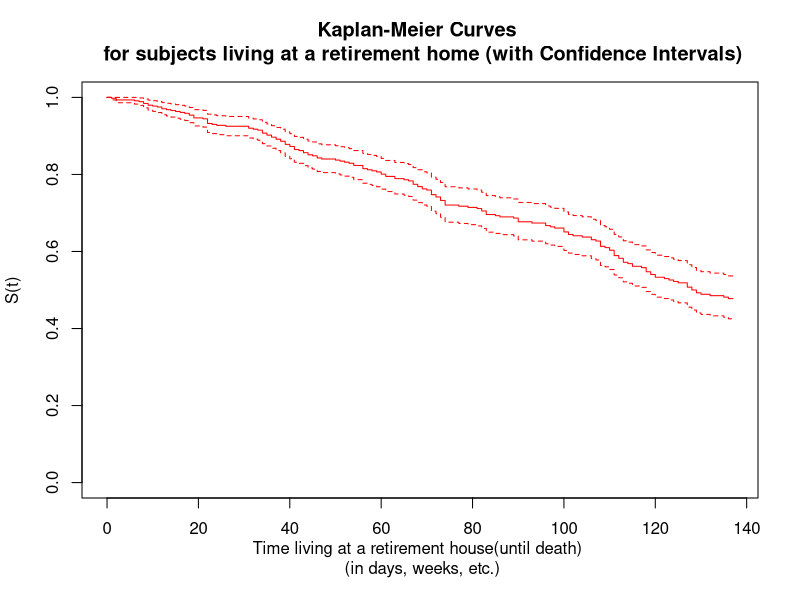
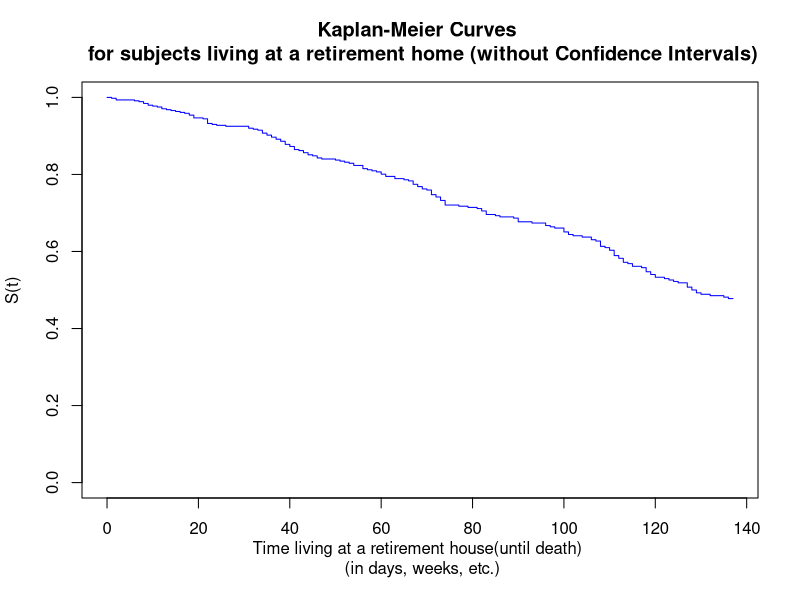

The R source for these figures, in order:
## ---- chunk 1
knitr::opts_chunk$set(echo = TRUE)
## ---- chunk 2
library(survival)
library(tidyverse)
## ---- chunk 3
vets <- read.table("vets.txt", quote="\"", comment.char="")
head(vets)
## ---- chunk 4
# create vectors
vet.time <- vets$V1
vet.cns <- vets$V2
vet.Surv <- Surv(vet.time, vet.cns)
# print vet.Surv
vet.Surv
## ---- chunk 5
mean(vet.time)
## ---- chunk 6
sum(vet.cns)
sum(vet.time*vet.cns)
## ---- chunk 7
mean(vet.Surv)
## ---- chunk 8
retire <- read.table("retire.txt", header=TRUE,skip=2)
## ---- chunk 9
# create vectors
ret.time <- retire$time
ret.death <- retire$death
ret.surv <- Surv(ret.time, ret.death)
ret.surv
## ---- chunk 10
retire.fit <- survfit(ret.surv ~ 1)
retire.fit
retire.fit$surv < 0.75
retire.fit$time

## ---- chunk 11
plot(retire.fit,
main="Kaplan-Meier Curves \n for subjects living at a retirement home (with Confidence Intervals)",
xlab="Time living at a retirement house(until death) \n (in days, weeks, etc.)",
ylab="S(t)",
conf.int=T,
col="red")
## ---- chunk 12
plot(retire.fit,
main="Kaplan-Meier Curves \n for subjects living at a retirement home (without Confidence Intervals)",
xlab="Time living at a retirement house(until death) \n (in days, weeks, etc.)",
ylab="S(t)",
conf.int=F,
col="blue")
## ---- chunk 13
summary(retire.fit)
